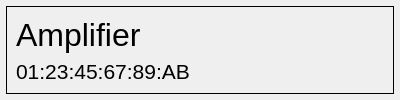
<?xml version="1.0" encoding="UTF-8"?>
<ui version="4.0">
 <class>BtItem</class>
 <widget class="QWidget" name="BtItem">
  <property name="geometry">
   <rect>
    <x>0</x>
    <y>0</y>
    <width>400</width>
    <height>100</height>
   </rect>
  </property>
  <property name="focusPolicy">
   <enum>Qt::StrongFocus</enum>
  </property>
  <property name="styleSheet">
   <string notr="true">BtItem {
	background-color: lightgray;
}
BtItem:focus {
	background-color: blue;
}
</string>
  </property>
  <layout class="QVBoxLayout" name="verticalLayout">
   <property name="spacing">
    <number>0</number>
   </property>
   <property name="leftMargin">
    <number>6</number>
   </property>
   <property name="topMargin">
    <number>6</number>
   </property>
   <property name="rightMargin">
    <number>6</number>
   </property>
   <property name="bottomMargin">
    <number>6</number>
   </property>
   <item>
    <widget class="QFrame" name="frame">
     <property name="frameShape">
      <enum>QFrame::Panel</enum>
     </property>
     <layout class="QVBoxLayout" name="verticalLayout_2" stretch="6,4">
      <item>
       <widget class="QLabel" name="lblName">
        <property name="font">
         <font>
          <pointsize>24</pointsize>
         </font>
        </property>
        <property name="text">
         <string notr="true">Amplifier</string>
        </property>
       </widget>
      </item>
      <item>
       <widget class="QLabel" name="lblAddress">
        <property name="font">
         <font>
          <pointsize>16</pointsize>
         </font>
        </property>
        <property name="text">
         <string notr="true">01:23:45:67:89:AB</string>
        </property>
       </widget>
      </item>
     </layout>
    </widget>
   </item>
  </layout>
 </widget>
 <resources/>
 <connections/>
</ui>
